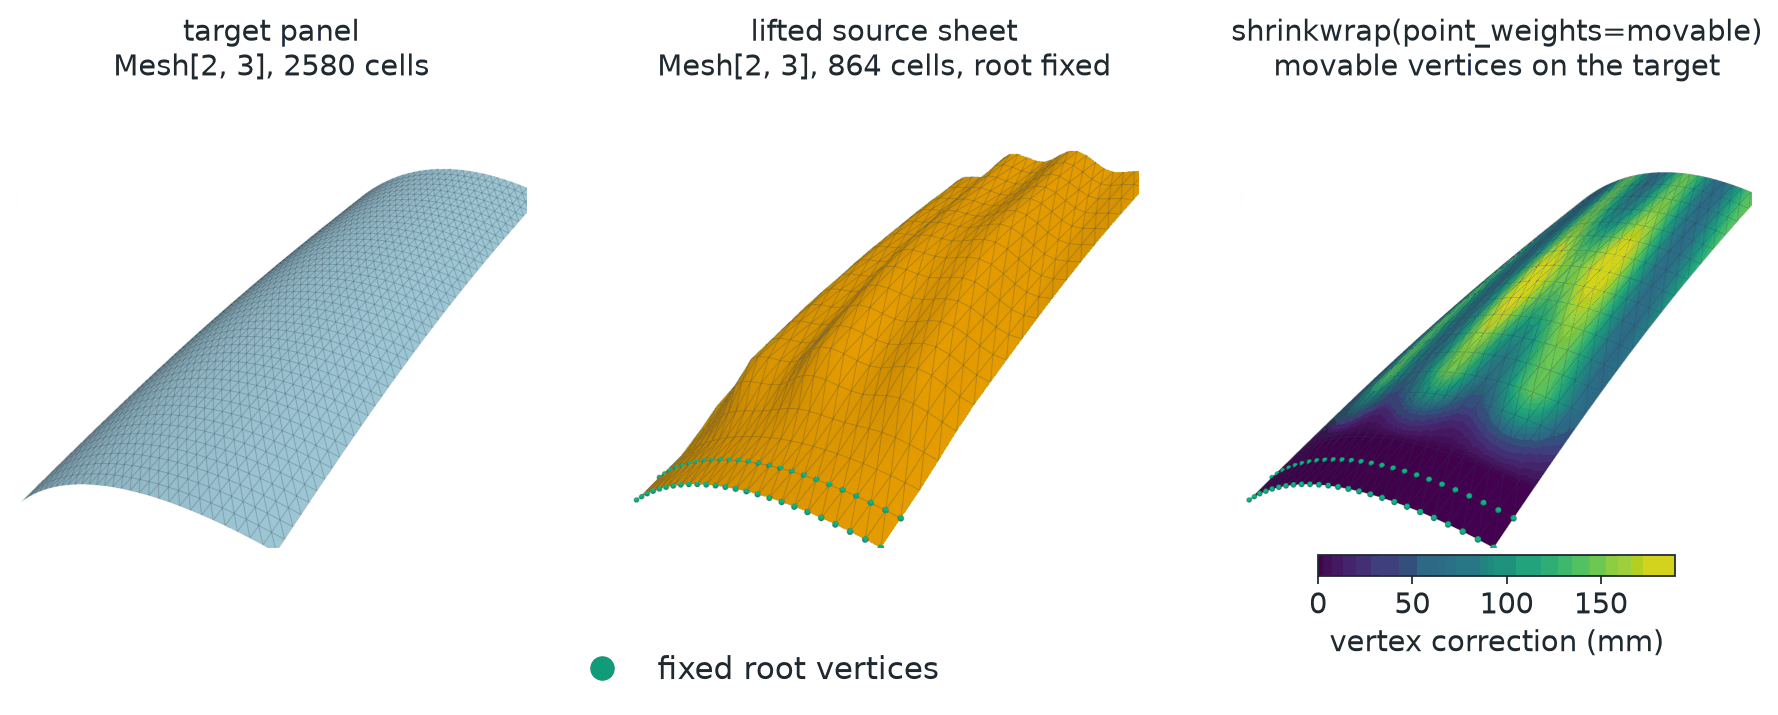

The script that drew this image:
# SPDX-FileCopyrightText: Copyright (c) 2023 - 2026 NVIDIA CORPORATION & AFFILIATES.
# SPDX-FileCopyrightText: All rights reserved.
# SPDX-License-Identifier: Apache-2.0
#
# Licensed under the Apache License, Version 2.0 (the "License");
# you may not use this file except in compliance with the License.
# You may obtain a copy of the License at
#
#     http://www.apache.org/licenses/LICENSE-2.0
#
# Unless required by applicable law or agreed to in writing, software
# distributed under the License is distributed on an "AS IS" BASIS,
# WITHOUT WARRANTIES OR CONDITIONS OF ANY KIND, either express or implied.
# See the License for the specific language governing permissions and
# limitations under the License.

"""Render shrinkwrap conformance for a curved engineering panel.

This documentation figure is self-contained. It builds both meshes directly
with PyTorch, calls the real :meth:`physicsnemo.mesh.Mesh.shrinkwrap` API, and
renders all three panels with the shared figure style.

The Torch backend is validated on CPU. When CUDA is available, the Warp result
is also checked against Torch.
"""

from __future__ import annotations

import math
from pathlib import Path

import matplotlib.pyplot as plt
import pyvista as pv
import torch
import torch.nn.functional as F
from _style import (
    FIXED,
    FOURTH,
    SEQUENTIAL,
    SURFACE,
    SURFACE_EDGE,
    mesh_label,
    save,
    spheres,
)
from matplotlib.colors import Normalize
from matplotlib.lines import Line2D

from physicsnemo.mesh import Mesh
from physicsnemo.mesh.io import to_pyvista

pv.OFF_SCREEN = True

OUTPUT = Path(__file__).with_suffix(".png")
MAX_DISTANCE = 0.34

TARGET_COLOR = SURFACE
SOURCE_COLOR = FOURTH
EDGE_COLOR = SURFACE_EDGE
FIXED_COLOR = FIXED


def structured_cells(
    n_span: int,
    n_width: int,
    *,
    device: torch.device,
) -> torch.Tensor:
    """Triangulate a span-major parameter grid with upward cells."""

    lower_left = (
        torch.arange(n_span - 1, device=device)[:, None] * n_width
        + torch.arange(n_width - 1, device=device)[None, :]
    ).reshape(-1)
    lower_right = lower_left + 1
    upper_left = lower_left + n_width
    upper_right = upper_left + 1
    return torch.cat(
        (
            torch.stack((lower_left, lower_right, upper_left), dim=1),
            torch.stack((lower_right, upper_right, upper_left), dim=1),
        ),
        dim=0,
    )


def panel_surface(
    width_fraction: torch.Tensor,
    span_fraction: torch.Tensor,
) -> torch.Tensor:
    """Evaluate a swept, tapered, compound-curved panel in meters."""

    half_width = 0.78 - 0.20 * span_fraction
    center_sweep = 0.26 * span_fraction + 0.08 * span_fraction.square()
    x = center_sweep + half_width * width_fraction
    y = 2.70 * span_fraction

    crown = 0.205 * (1.0 - width_fraction.square()) * (1.0 - 0.14 * span_fraction)
    longitudinal_bow = 0.17 * span_fraction + 0.038 * torch.sin(
        torch.pi * span_fraction
    )
    twist = -0.050 * span_fraction * width_fraction
    z = crown + longitudinal_bow + twist
    return torch.stack((x, y, z), dim=-1)


def panel_normals(
    width_fraction: torch.Tensor,
    span_fraction: torch.Tensor,
) -> torch.Tensor:
    """Evaluate smooth upward normals with centered differences."""

    epsilon = 1.0e-3
    width_tangent = (
        panel_surface(width_fraction + epsilon, span_fraction)
        - panel_surface(width_fraction - epsilon, span_fraction)
    ) / (2.0 * epsilon)
    span_tangent = (
        panel_surface(width_fraction, span_fraction + epsilon)
        - panel_surface(width_fraction, span_fraction - epsilon)
    ) / (2.0 * epsilon)
    return F.normalize(
        torch.linalg.cross(width_tangent, span_tangent, dim=-1),
        dim=-1,
    )


def parameter_grid(
    n_span: int,
    n_width: int,
    *,
    width_limit: float,
    span_limit: float,
    device: torch.device,
) -> tuple[torch.Tensor, torch.Tensor]:
    """Return span-major parameter coordinates for one panel sheet."""

    span = torch.linspace(0.0, span_limit, n_span, device=device)
    width = torch.linspace(-width_limit, width_limit, n_width, device=device)
    return torch.meshgrid(span, width, indexing="ij")


def build_case(
    device: torch.device | str = "cpu",
) -> tuple[Mesh, Mesh, torch.Tensor]:
    """Build a dense target and an incommensurate lifted source sheet."""

    device = torch.device(device)
    target_span, target_width = parameter_grid(
        44,
        31,
        width_limit=1.0,
        span_limit=1.0,
        device=device,
    )
    target = Mesh(
        points=panel_surface(target_width, target_span).reshape(-1, 3),
        cells=structured_cells(44, 31, device=device),
    )

    source_span, source_width = parameter_grid(
        19,
        25,
        width_limit=0.96,
        span_limit=0.985,
        device=device,
    )
    nominal = panel_surface(source_width, source_span)
    normals = panel_normals(source_width, source_span)

    movable = source_span > 0.10
    transition = ((source_span - 0.10) / 0.18).clamp(0.0, 1.0)
    transition = transition.square() * (3.0 - 2.0 * transition)
    springback = 0.105 + 0.040 * torch.sin(
        3.2 * torch.pi * source_width + 1.55 * torch.pi * source_span
    )
    local_bulge = 0.085 * torch.exp(
        -((source_width - 0.18) / 0.34).square()
        - ((source_span - 0.58) / 0.20).square()
    )
    lift = transition * (springback + local_bulge)

    source = Mesh(
        points=(nominal + lift.unsqueeze(-1) * normals).reshape(-1, 3),
        cells=structured_cells(19, 25, device=device),
    )
    return target, source, movable.reshape(-1)


def shrinkwrap_case(
    target: Mesh,
    source: Mesh,
    movable: torch.Tensor,
    *,
    implementation: str,
    max_distance: float | None = MAX_DISTANCE,
) -> Mesh:
    """Project the sheet while preserving its root attachment strip."""

    return source.shrinkwrap(
        target,
        point_weights=movable,
        max_distance=max_distance,
        implementation=implementation,
    )


def surface_residual(
    target: Mesh,
    result: Mesh,
    movable: torch.Tensor,
    *,
    implementation: str,
) -> float:
    """Return the largest unbounded re-projection motion."""

    projected_again = shrinkwrap_case(
        target,
        result,
        movable,
        implementation=implementation,
        max_distance=None,
    )
    residual = torch.linalg.vector_norm(
        projected_again.points - result.points,
        dim=1,
    )
    return float(residual[movable].max())


def run_backends(
    target: Mesh,
    source: Mesh,
    movable: torch.Tensor,
) -> Mesh:
    """Validate Torch on CPU and Warp on CUDA when CUDA is available."""

    result = shrinkwrap_case(
        target,
        source,
        movable,
        implementation="torch",
    )
    correction = torch.linalg.vector_norm(result.points - source.points, dim=1)
    torch.testing.assert_close(
        correction[~movable],
        torch.zeros_like(correction[~movable]),
        atol=0.0,
        rtol=0.0,
    )
    if not torch.isfinite(result.points).all():
        raise RuntimeError("Torch shrinkwrap produced non-finite coordinates")
    if float(correction[movable].mean()) < 0.05:
        raise RuntimeError("The springback correction is not visually meaningful")

    torch_residual = surface_residual(
        target,
        result,
        movable,
        implementation="torch",
    )
    if torch_residual > 1.0e-5:
        raise RuntimeError(
            f"Torch vertices miss the target by up to {torch_residual:.3e}"
        )

    print(
        "Torch CPU: "
        f"mean correction={1000.0 * float(correction[movable].mean()):.1f} mm, "
        f"max correction={1000.0 * float(correction.max()):.1f} mm, "
        f"surface residual={torch_residual:.1e} m"
    )

    if torch.cuda.is_available():
        target_cuda = target.to("cuda")
        source_cuda = source.to("cuda")
        movable_cuda = movable.to("cuda")
        warp_result = shrinkwrap_case(
            target_cuda,
            source_cuda,
            movable_cuda,
            implementation="warp",
        )
        warp_residual = surface_residual(
            target_cuda,
            warp_result,
            movable_cuda,
            implementation="warp",
        )
        if warp_residual > 1.0e-5:
            raise RuntimeError(
                f"Warp vertices miss the target by up to {warp_residual:.3e}"
            )

        warp_result = warp_result.to("cpu")
        backend_delta = torch.linalg.vector_norm(
            warp_result.points - result.points,
            dim=1,
        )
        max_backend_delta = float(backend_delta[movable].max())
        if max_backend_delta > 2.0e-4:
            raise RuntimeError(
                f"Warp and Torch panel results differ by {max_backend_delta:.3e} m"
            )
        print(
            "Warp CUDA: "
            f"surface residual={warp_residual:.1e} m, "
            f"backend delta={max_backend_delta:.1e} m"
        )

    return result


def camera_position(mesh: Mesh) -> list[list[float]]:
    """Return one rolled three-quarter camera shared by all panels."""

    points = mesh.points.detach().cpu()
    center = 0.5 * (points.amin(dim=0) + points.amax(dim=0))
    diagonal = float((points.amax(dim=0) - points.amin(dim=0)).norm())
    eye = center + points.new_tensor(
        (0.90 * diagonal, -0.95 * diagonal, 0.60 * diagonal)
    )
    view = F.normalize(center - eye, dim=0)
    world_up = points.new_tensor((0.0, 0.0, 1.0))
    screen_right = F.normalize(torch.linalg.cross(view, world_up), dim=0)
    screen_up = F.normalize(
        world_up - torch.dot(world_up, view) * view,
        dim=0,
    )
    roll = math.radians(22.0)
    rolled_up = math.cos(roll) * screen_up + math.sin(roll) * screen_right
    rolled_right = math.cos(roll) * screen_right - math.sin(roll) * screen_up
    pan = -0.035 * diagonal * rolled_right
    return [
        (eye + pan).tolist(),
        (center + pan).tolist(),
        rolled_up.tolist(),
    ]


def render_panel(
    mesh: Mesh,
    camera: list[list[float]],
    movable: torch.Tensor | None = None,
    **kwargs,
):
    """Render one panel from the shared camera and return the image array."""

    plotter = pv.Plotter(off_screen=True, window_size=(1000, 900))
    plotter.enable_anti_aliasing("ssaa")
    plotter.set_background("white")
    plotter.add_mesh(
        to_pyvista(mesh) if "scalars" not in kwargs else kwargs.pop("dataset"),
        smooth_shading=True,
        show_edges=True,
        edge_color=EDGE_COLOR,
        line_width=0.6,
        ambient=0.35,
        diffuse=0.7,
        show_scalar_bar=False,
        **kwargs,
    )
    if movable is not None:
        # Mark the root vertices held by the point-weight mask.
        root = mesh.points[~movable].detach().cpu().numpy()
        plotter.add_mesh(spheres(root, 0.012), color=FIXED_COLOR, ambient=0.35)
    plotter.camera_position = camera
    plotter.camera.zoom(1.05)
    image = plotter.screenshot(return_img=True)
    plotter.close()
    return image


def render(
    target: Mesh,
    source: Mesh,
    result: Mesh,
    movable: torch.Tensor,
) -> None:
    """Render target, lifted source, and fitted result panels."""

    correction_mm = (
        1000.0 * torch.linalg.vector_norm(result.points - source.points, dim=1)
    ).numpy()
    result_pv = to_pyvista(result)
    result_pv.point_data["correction"] = correction_mm
    upper = max(1.0, float(correction_mm.max()))
    camera = camera_position(target)

    panels = (
        (
            f"target panel\n{mesh_label(target)}",
            render_panel(target, camera, color=TARGET_COLOR),
        ),
        (
            f"lifted source sheet\n{mesh_label(source)}, root fixed",
            render_panel(source, camera, movable, color=SOURCE_COLOR),
        ),
        (
            "shrinkwrap(point_weights=movable)\nmovable vertices on the target",
            render_panel(
                result,
                camera,
                movable,
                dataset=result_pv,
                scalars="correction",
                cmap=SEQUENTIAL,
                clim=(0.0, upper),
            ),
        ),
    )
    figure, axes = plt.subplots(1, 3, figsize=(14.0, 5.0))
    for axis, (title, image) in zip(axes, panels, strict=True):
        axis.imshow(image)
        axis.set_title(title)
        axis.set_axis_off()
    colorbar = figure.colorbar(
        plt.cm.ScalarMappable(norm=Normalize(0.0, upper), cmap=SEQUENTIAL),
        cax=axes[2].inset_axes((0.15, -0.06, 0.7, 0.045)),
        orientation="horizontal",
    )
    colorbar.set_label("vertex correction (mm)")
    figure.legend(
        handles=[
            Line2D(
                [0],
                [0],
                marker="o",
                color="none",
                markerfacecolor=FIXED_COLOR,
                markeredgecolor="white",
                markersize=12,
                label="fixed root vertices",
            )
        ],
        loc="lower left",
        bbox_to_anchor=(0.36, 0.0),
        frameon=False,
    )
    save(figure, OUTPUT, tight=True)


def main() -> None:
    """Generate the self-contained documentation figure."""

    target, source, movable = build_case()
    result = run_backends(target, source, movable)
    render(target, source, result, movable)


if __name__ == "__main__":
    main()
